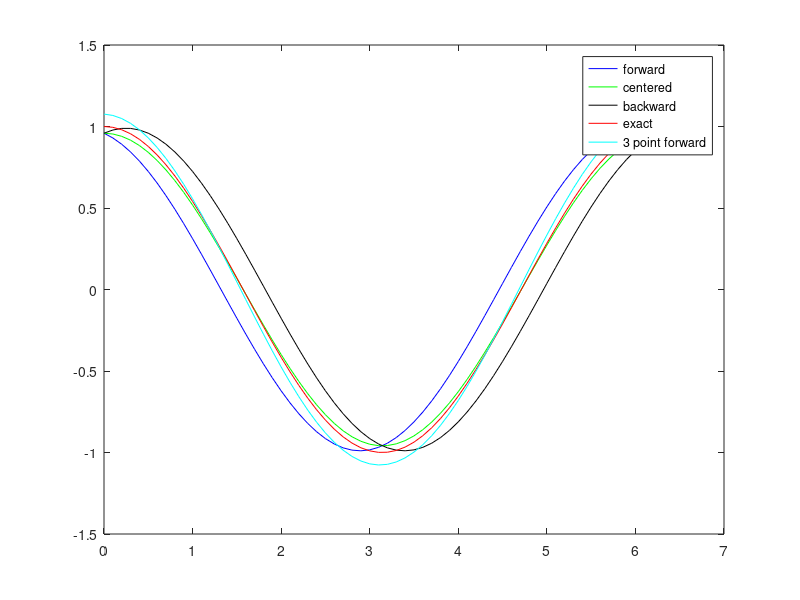

Write MATLAB code to recreate this figure.
f = @(x) sin(x);
df_exact = @(x) cos(x);

for_diff = @(x, h) (f(x + h) - f(x)) / h;
cen_diff = @(x, h) (f(x+h) - f(x - h)) / (2*h);
bac_diff = @(x, h) (f(x) - f(x-h)) / h; 
for_diff_3 = @(x,h) (-3*f(x)+4*f(x+h)-f(x+2*h))/(2*h);

x = 0:0.1:2*pi;
h = 0.5;
dfdx_f = for_diff(x, h); % "Implicit expansion"
dfdx_c = cen_diff(x, h);
dfdx_b = bac_diff(x, h);
dfdx_f3 = for_diff_3(x, h);

plot(x, dfdx_f, 'b');
hold on;
plot(x, dfdx_c, 'g');
plot(x, dfdx_b, 'k');
plot(x, df_exact(x), 'r');
plot(x, dfdx_f3, 'c')

legend('forward',  'centered', 
       'backward', 'exact',
       '3 point forward')

hold off;
